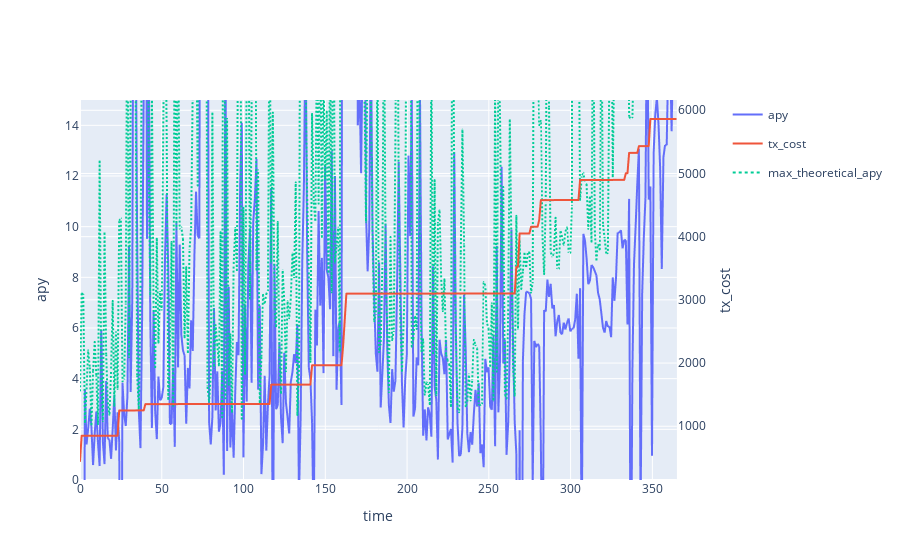

Here is the notebook cell this chart was saved with:
### Code cell
backtest['pnl']["tx_cost"].iloc[0] = 0.001
cum_tx_cost = backtest['pnl']["tx_cost"].cumsum()
apy = (backtest['pnl']['wealth'] / backtest['pnl']['wealth'].shift(1) -1)*365/1*100
apy.name = 'apy'
max_apy = backtest['full_apy'].max(axis=1)*100*(1-parameter_grid["base_buffer"])
max_apy.name = 'max_theoretical_apy'

subfig = make_subplots(specs=[[{"secondary_y": True}]])

# create two independent figures with px.line each containing data from multiple columns
fig = px.line(apy,render_mode="webgl",)
fig3 = px.line(max_apy, render_mode="webgl")
fig3.update_traces(line={"dash": 'dot'})
fig2 = px.line(cum_tx_cost, render_mode="webgl",)
fig2.update_traces(yaxis="y2")
subfig.add_traces(fig.data + fig2.data + fig3.data)
subfig.layout.xaxis.title = "time"
subfig.layout.yaxis.title = "apy"
subfig.layout.yaxis.range = [0, 15]
subfig.layout.yaxis2.title = "tx_cost"

# recoloring is necessary otherwise lines from fig und fig2 would share each color
# e.g. Linear-, Log- = blue; Linear+, Log+ = red... we don't want this
subfig.for_each_trace(lambda t: t.update(line=dict(color=t.marker.color)))
subfig.show()

print(filename)
apy.mean(), max_apy.mean()

### Figure 1 — Plotly figure (JSON) as saved in the notebook; plotly's stock layout.template omitted (floating-point values rounded to 4 significant figures; data arrays with more than 128 entries replaced by an {"elided": "..."} marker saying what was removed)
{"data": [{"hovertemplate": "variable=apy<br>index=%{x}<br>value=%{y}<extra></extra>", "legendgroup": "apy", "line": {"dash": "solid"}, "marker": {"symbol": "circle"}, "mode": "lines", "name": "apy", "showlegend": true, "type": "scattergl", "x": {"elided": "366 int values"}, "xaxis": "x", "y": {"elided": "366 float values"}, "yaxis": "y"}, {"hovertemplate": "variable=tx_cost<br>index=%{x}<br>value=%{y}<extra></extra>", "legendgroup": "tx_cost", "line": {"dash": "solid"}, "marker": {"symbol": "circle"}, "mode": "lines", "name": "tx_cost", "showlegend": true, "type": "scattergl", "x": {"elided": "366 int values"}, "xaxis": "x", "y": {"elided": "366 float values"}, "yaxis": "y2"}, {"hovertemplate": "variable=max_theoretical_apy<br>index=%{x}<br>value=%{y}<extra></extra>", "legendgroup": "max_theoretical_apy", "line": {"dash": "dot"}, "marker": {"symbol": "circle"}, "mode": "lines", "name": "max_theoretical_apy", "showlegend": true, "type": "scattergl", "x": {"elided": "366 int values"}, "xaxis": "x", "y": {"elided": "366 float values"}, "yaxis": "y"}], "layout": {"xaxis": {"anchor": "y", "domain": [0, 0.94], "title": {"text": "time"}}, "yaxis": {"anchor": "x", "domain": [0, 1], "range": [0, 15], "title": {"text": "apy"}}, "yaxis2": {"anchor": "x", "overlaying": "y", "side": "right", "title": {"text": "tx_cost"}}}}
